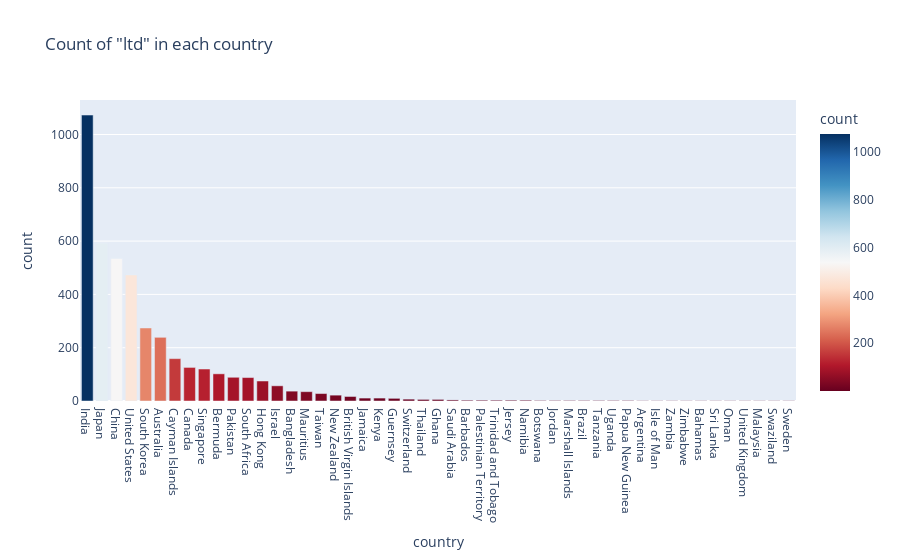
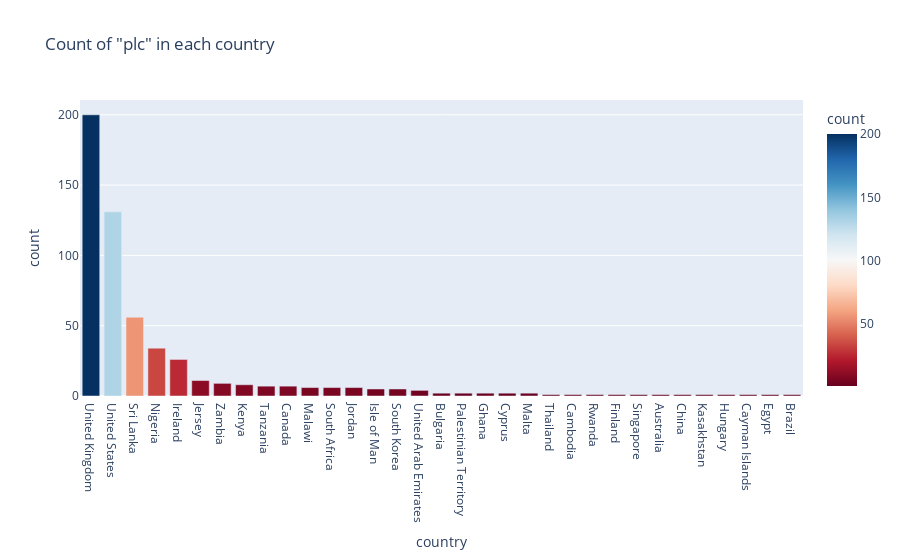
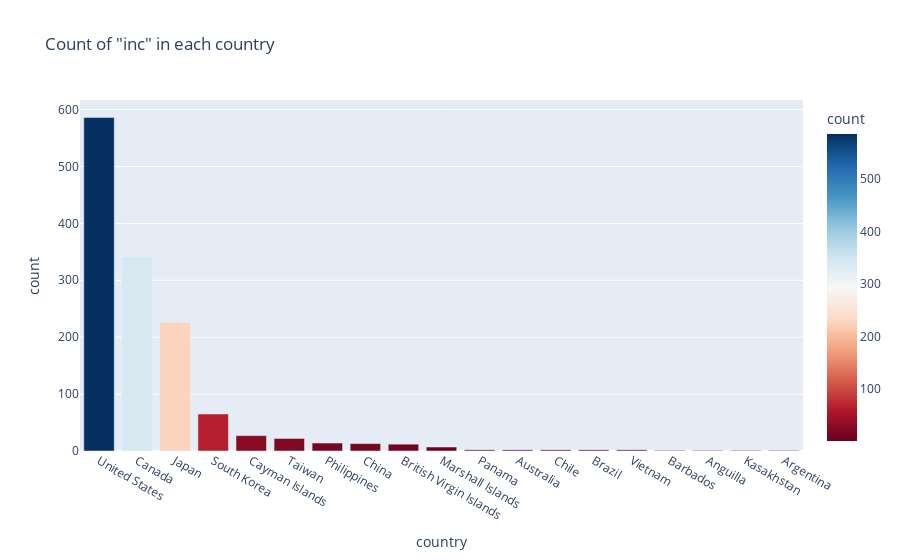
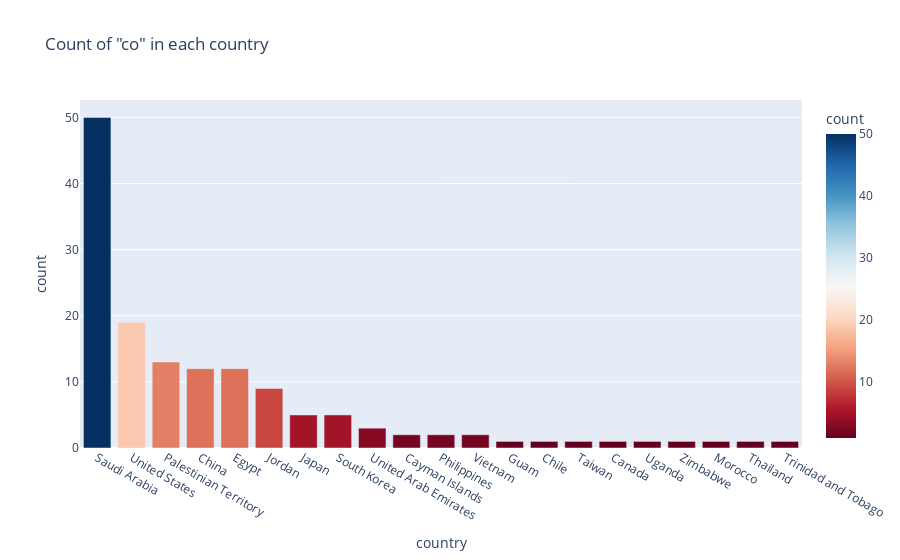

Notebook code for these charts, in order:
### Markdown cell above
# Bar Graph :

### Code cell
import plotly.express as px

# Convert the dictionary to a DataFrame suitable for Plotly treemap
data = []
for word, country_dict in words_to_countries_counts.items():
    for country, count in country_dict.items():
        data.append({"word": word, "country": country, "count": count})

df_plot = pd.DataFrame(data)



# Create a bar graph for each word
for word in target_words:
    word_data = df_plot[df_plot['word'] == word]
    fig = px.bar(word_data, x='country', y='count', color='count',
                 color_continuous_scale='RdBu', title=f'Count of "{word}" in each country')
    fig.show()

### Figure 1 — Plotly figure (JSON) as saved in the notebook; plotly's stock layout.template omitted (floating-point values rounded to 4 significant figures)
{"data": [{"alignmentgroup": "True", "hovertemplate": "country=%{x}<br>count=%{marker.color}<extra></extra>", "legendgroup": "", "marker": {"color": [1073, 592, 535, 473, 274, 239, 159, 126, 120, 102, 89, 88, 75, 57, 37, 35, 28, 22, 17, 11, 11, 10, 7, 6, 6, 4, 3, 3, 3, 3, 3, 2, 2, 2, 2, 2, 2, 2, 1, 1, 1, 1, 1, 1, 1, 1, 1, 1, 1], "coloraxis": "coloraxis", "pattern": {"shape": ""}}, "name": "", "offsetgroup": "", "orientation": "v", "showlegend": false, "textposition": "auto", "type": "bar", "x": ["India", "Japan", "China", "United States", "South Korea", "Australia", "Cayman Islands", "Canada", "Singapore", "Bermuda", "Pakistan", "South Africa", "Hong Kong", "Israel", "Bangladesh", "Mauritius", "Taiwan", "New Zealand", "British Virgin Islands", "Jamaica", "Kenya", "Guernsey", "Switzerland", "Thailand", "Ghana", "Saudi Arabia", "Barbados", "Palestinian Territory", "Trinidad and Tobago", "Jersey", "Namibia", "Botswana", "Jordan", "Marshall Islands", "Brazil", "Tanzania", "Uganda", "Papua New Guinea", "Argentina", "Isle of Man", "Zambia", "Zimbabwe", "Bahamas", "Sri Lanka", "Oman", "United Kingdom", "Malaysia", "Swaziland", "Sweden"], "xaxis": "x", "y": [1073, 592, 535, 473, 274, 239, 159, 126, 120, 102, 89, 88, 75, 57, 37, 35, 28, 22, 17, 11, 11, 10, 7, 6, 6, 4, 3, 3, 3, 3, 3, 2, 2, 2, 2, 2, 2, 2, 1, 1, 1, 1, 1, 1, 1, 1, 1, 1, 1], "yaxis": "y"}], "layout": {"autosize": true, "barmode": "relative", "coloraxis": {"colorbar": {"title": {"text": "count"}}, "colorscale": [[0, "rgb(103,0,31)"], [0.1, "rgb(178,24,43)"], [0.2, "rgb(214,96,77)"], [0.3, "rgb(244,165,130)"], [0.4, "rgb(253,219,199)"], [0.5, "rgb(247,247,247)"], [0.6, "rgb(209,229,240)"], [0.7, "rgb(146,197,222)"], [0.8, "rgb(67,147,195)"], [0.9, "rgb(33,102,172)"], [1, "rgb(5,48,97)"]]}, "legend": {"tracegroupgap": 0}, "title": {"text": "Count of \"ltd\" in each country"}, "xaxis": {"anchor": "y", "autorange": true, "domain": [0, 1], "range": [-0.5, 48.5], "title": {"text": "country"}, "type": "category"}, "yaxis": {"anchor": "x", "autorange": true, "domain": [0, 1], "range": [0, 1129.0], "title": {"text": "count"}, "type": "linear"}}}

### Figure 2 — Plotly figure (JSON) as saved in the notebook; plotly's stock layout.template omitted (floating-point values rounded to 4 significant figures)
{"data": [{"alignmentgroup": "True", "hovertemplate": "country=%{x}<br>count=%{marker.color}<extra></extra>", "legendgroup": "", "marker": {"color": [200, 131, 56, 34, 26, 11, 9, 8, 7, 7, 6, 6, 6, 5, 5, 4, 2, 2, 2, 2, 2, 1, 1, 1, 1, 1, 1, 1, 1, 1, 1, 1, 1], "coloraxis": "coloraxis", "pattern": {"shape": ""}}, "name": "", "offsetgroup": "", "orientation": "v", "showlegend": false, "textposition": "auto", "type": "bar", "x": ["United Kingdom", "United States", "Sri Lanka", "Nigeria", "Ireland", "Jersey", "Zambia", "Kenya", "Tanzania", "Canada", "Malawi", "South Africa", "Jordan", "Isle of Man", "South Korea", "United Arab Emirates", "Bulgaria", "Palestinian Territory", "Ghana", "Cyprus", "Malta", "Thailand", "Cambodia", "Rwanda", "Finland", "Singapore", "Australia", "China", "Kasakhstan", "Hungary", "Cayman Islands", "Egypt", "Brazil"], "xaxis": "x", "y": [200, 131, 56, 34, 26, 11, 9, 8, 7, 7, 6, 6, 6, 5, 5, 4, 2, 2, 2, 2, 2, 1, 1, 1, 1, 1, 1, 1, 1, 1, 1, 1, 1], "yaxis": "y"}], "layout": {"autosize": true, "barmode": "relative", "coloraxis": {"colorbar": {"title": {"text": "count"}}, "colorscale": [[0, "rgb(103,0,31)"], [0.1, "rgb(178,24,43)"], [0.2, "rgb(214,96,77)"], [0.3, "rgb(244,165,130)"], [0.4, "rgb(253,219,199)"], [0.5, "rgb(247,247,247)"], [0.6, "rgb(209,229,240)"], [0.7, "rgb(146,197,222)"], [0.8, "rgb(67,147,195)"], [0.9, "rgb(33,102,172)"], [1, "rgb(5,48,97)"]]}, "legend": {"tracegroupgap": 0}, "title": {"text": "Count of \"plc\" in each country"}, "xaxis": {"anchor": "y", "autorange": true, "domain": [0, 1], "range": [-0.5, 32.5], "title": {"text": "country"}, "type": "category"}, "yaxis": {"anchor": "x", "autorange": true, "domain": [0, 1], "range": [0, 210.5], "title": {"text": "count"}, "type": "linear"}}}

### Figure 3 — Plotly figure (JSON) as saved in the notebook; plotly's stock layout.template omitted (floating-point values rounded to 4 significant figures)
{"data": [{"alignmentgroup": "True", "hovertemplate": "country=%{x}<br>count=%{marker.color}<extra></extra>", "legendgroup": "", "marker": {"color": [586, 341, 226, 65, 27, 22, 14, 13, 12, 7, 2, 2, 2, 2, 2, 1, 1, 1, 1], "coloraxis": "coloraxis", "pattern": {"shape": ""}}, "name": "", "offsetgroup": "", "orientation": "v", "showlegend": false, "textposition": "auto", "type": "bar", "x": ["United States", "Canada", "Japan", "South Korea", "Cayman Islands", "Taiwan", "Philippines", "China", "British Virgin Islands", "Marshall Islands", "Panama", "Australia", "Chile", "Brazil", "Vietnam", "Barbados", "Anguilla", "Kasakhstan", "Argentina"], "xaxis": "x", "y": [586, 341, 226, 65, 27, 22, 14, 13, 12, 7, 2, 2, 2, 2, 2, 1, 1, 1, 1], "yaxis": "y"}], "layout": {"autosize": true, "barmode": "relative", "coloraxis": {"colorbar": {"title": {"text": "count"}}, "colorscale": [[0, "rgb(103,0,31)"], [0.1, "rgb(178,24,43)"], [0.2, "rgb(214,96,77)"], [0.3, "rgb(244,165,130)"], [0.4, "rgb(253,219,199)"], [0.5, "rgb(247,247,247)"], [0.6, "rgb(209,229,240)"], [0.7, "rgb(146,197,222)"], [0.8, "rgb(67,147,195)"], [0.9, "rgb(33,102,172)"], [1, "rgb(5,48,97)"]]}, "legend": {"tracegroupgap": 0}, "title": {"text": "Count of \"inc\" in each country"}, "xaxis": {"anchor": "y", "autorange": true, "domain": [0, 1], "range": [-0.5, 18.5], "title": {"text": "country"}, "type": "category"}, "yaxis": {"anchor": "x", "autorange": true, "domain": [0, 1], "range": [0, 616.8], "title": {"text": "count"}, "type": "linear"}}}

### Figure 4 — Plotly figure (JSON) as saved in the notebook; plotly's stock layout.template omitted (floating-point values rounded to 4 significant figures)
{"data": [{"alignmentgroup": "True", "hovertemplate": "country=%{x}<br>count=%{marker.color}<extra></extra>", "legendgroup": "", "marker": {"color": [50, 19, 13, 12, 12, 9, 5, 5, 3, 2, 2, 2, 1, 1, 1, 1, 1, 1, 1, 1, 1], "coloraxis": "coloraxis", "pattern": {"shape": ""}}, "name": "", "offsetgroup": "", "orientation": "v", "showlegend": false, "textposition": "auto", "type": "bar", "x": ["Saudi Arabia", "United States", "Palestinian Territory", "China", "Egypt", "Jordan", "Japan", "South Korea", "United Arab Emirates", "Cayman Islands", "Philippines", "Vietnam", "Guam", "Chile", "Taiwan", "Canada", "Uganda", "Zimbabwe", "Morocco", "Thailand", "Trinidad and Tobago"], "xaxis": "x", "y": [50, 19, 13, 12, 12, 9, 5, 5, 3, 2, 2, 2, 1, 1, 1, 1, 1, 1, 1, 1, 1], "yaxis": "y"}], "layout": {"autosize": true, "barmode": "relative", "coloraxis": {"colorbar": {"title": {"text": "count"}}, "colorscale": [[0, "rgb(103,0,31)"], [0.1, "rgb(178,24,43)"], [0.2, "rgb(214,96,77)"], [0.3, "rgb(244,165,130)"], [0.4, "rgb(253,219,199)"], [0.5, "rgb(247,247,247)"], [0.6, "rgb(209,229,240)"], [0.7, "rgb(146,197,222)"], [0.8, "rgb(67,147,195)"], [0.9, "rgb(33,102,172)"], [1, "rgb(5,48,97)"]]}, "legend": {"tracegroupgap": 0}, "title": {"text": "Count of \"co\" in each country"}, "xaxis": {"anchor": "y", "autorange": true, "domain": [0, 1], "range": [-0.5, 20.5], "title": {"text": "country"}, "type": "category"}, "yaxis": {"anchor": "x", "autorange": true, "domain": [0, 1], "range": [0, 52.63], "title": {"text": "count"}, "type": "linear"}}}
